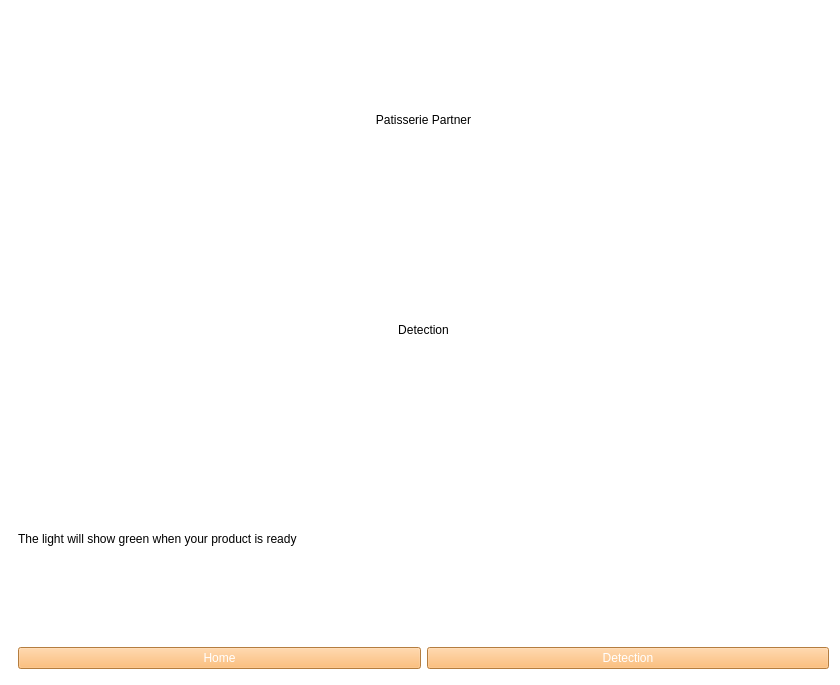
<?xml version="1.0" encoding="UTF-8"?>
<ui version="4.0">
 <class>MainWindow</class>
 <widget class="QMainWindow" name="MainWindow">
  <property name="geometry">
   <rect>
    <x>0</x>
    <y>0</y>
    <width>840</width>
    <height>685</height>
   </rect>
  </property>
  <property name="windowTitle">
   <string>MainWindow</string>
  </property>
  <property name="styleSheet">
   <string notr="true">background-color: rgb(255, 255, 255);
font: 12pt &quot;Arial&quot;;</string>
  </property>
  <widget class="QWidget" name="centralwidget">
   <layout class="QVBoxLayout" name="verticalLayout">
    <item>
     <widget class="QStackedWidget" name="stackedWidget">
      <property name="currentIndex">
       <number>1</number>
      </property>
      <widget class="QWidget" name="Home">
       <widget class="QWidget" name="verticalLayoutWidget">
        <property name="geometry">
         <rect>
          <x>6</x>
          <y>0</y>
          <width>811</width>
          <height>661</height>
         </rect>
        </property>
        <layout class="QVBoxLayout" name="verticalLayout_2">
         <item>
          <widget class="QLabel" name="titleLabel">
           <property name="text">
            <string>Patisserie Partner</string>
           </property>
           <property name="alignment">
            <set>Qt::AlignCenter</set>
           </property>
          </widget>
         </item>
         <item>
          <widget class="QLabel" name="pageLabel">
           <property name="text">
            <string>Home</string>
           </property>
           <property name="alignment">
            <set>Qt::AlignCenter</set>
           </property>
           <property name="wordWrap">
            <bool>false</bool>
           </property>
          </widget>
         </item>
         <item>
          <widget class="QLabel" name="label_2">
           <property name="text">
            <string>Please choose what you would like to make.</string>
           </property>
          </widget>
         </item>
         <item>
          <widget class="QPushButton" name="pancakeButton">
           <property name="text">
            <string>Pancake</string>
           </property>
          </widget>
         </item>
         <item>
          <widget class="QComboBox" name="comboBox">
           <item>
            <property name="text">
             <string>Caramelised Sugar</string>
            </property>
           </item>
           <item>
            <property name="text">
             <string>Light Caramel</string>
            </property>
           </item>
           <item>
            <property name="text">
             <string>Medium Caramel</string>
            </property>
           </item>
           <item>
            <property name="text">
             <string>Dark Caramel</string>
            </property>
           </item>
           <item>
            <property name="text">
             <string>Blackjack</string>
            </property>
           </item>
          </widget>
         </item>
         <item>
          <layout class="QHBoxLayout" name="horizontalLayout">
           <item>
            <widget class="QPushButton" name="homeButton">
             <property name="text">
              <string>Home</string>
             </property>
            </widget>
           </item>
           <item>
            <widget class="QPushButton" name="detectionButton">
             <property name="text">
              <string>Detection</string>
             </property>
            </widget>
           </item>
          </layout>
         </item>
        </layout>
       </widget>
      </widget>
      <widget class="QWidget" name="Pancake">
       <widget class="QWidget" name="verticalLayoutWidget_2">
        <property name="geometry">
         <rect>
          <x>9</x>
          <y>9</y>
          <width>811</width>
          <height>651</height>
         </rect>
        </property>
        <layout class="QVBoxLayout" name="verticalLayout_3">
         <item>
          <widget class="QLabel" name="titleLabel_2">
           <property name="text">
            <string>Patisserie Partner</string>
           </property>
           <property name="alignment">
            <set>Qt::AlignCenter</set>
           </property>
          </widget>
         </item>
         <item>
          <widget class="QLabel" name="pageLabel_2">
           <property name="text">
            <string>Detection</string>
           </property>
           <property name="alignment">
            <set>Qt::AlignCenter</set>
           </property>
          </widget>
         </item>
         <item>
          <widget class="QLabel" name="label_4">
           <property name="text">
            <string>The light will show green when your product is ready</string>
           </property>
          </widget>
         </item>
         <item>
          <layout class="QHBoxLayout" name="horizontalLayout_3">
           <item>
            <widget class="QPushButton" name="homeButton_2">
             <property name="styleSheet">
              <string notr="true">color: rgb(255, 255, 255);
background-color: rgb(252, 175, 88);</string>
             </property>
             <property name="text">
              <string>Home</string>
             </property>
            </widget>
           </item>
           <item>
            <widget class="QPushButton" name="detectionButton_2">
             <property name="styleSheet">
              <string notr="true">color: rgb(255, 255, 255);
background-color: rgb(252, 175, 88);</string>
             </property>
             <property name="text">
              <string>Detection</string>
             </property>
            </widget>
           </item>
          </layout>
         </item>
        </layout>
       </widget>
      </widget>
     </widget>
    </item>
   </layout>
  </widget>
 </widget>
 <resources/>
 <connections/>
</ui>
